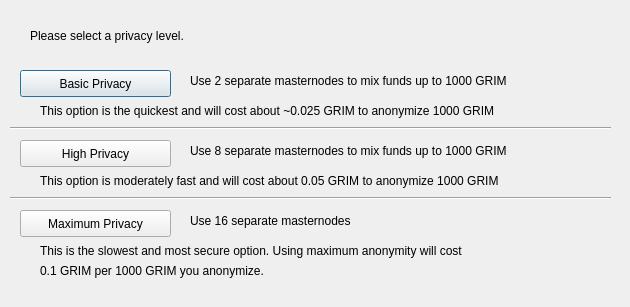
<?xml version="1.0" encoding="UTF-8"?>
<ui version="4.0">
 <class>DarksendConfig</class>
 <widget class="QDialog" name="DarksendConfig">
  <property name="geometry">
   <rect>
    <x>0</x>
    <y>0</y>
    <width>630</width>
    <height>307</height>
   </rect>
  </property>
  <property name="windowTitle">
   <string>Configure Darksend</string>
  </property>
  <widget class="QPushButton" name="buttonBasic">
   <property name="geometry">
    <rect>
     <x>20</x>
     <y>70</y>
     <width>151</width>
     <height>27</height>
    </rect>
   </property>
   <property name="text">
    <string>Basic Privacy</string>
   </property>
  </widget>
  <widget class="QPushButton" name="buttonHigh">
   <property name="geometry">
    <rect>
     <x>20</x>
     <y>140</y>
     <width>151</width>
     <height>27</height>
    </rect>
   </property>
   <property name="text">
    <string>High Privacy</string>
   </property>
  </widget>
  <widget class="QPushButton" name="buttonMax">
   <property name="geometry">
    <rect>
     <x>20</x>
     <y>210</y>
     <width>151</width>
     <height>27</height>
    </rect>
   </property>
   <property name="text">
    <string>Maximum Privacy</string>
   </property>
  </widget>
  <widget class="QLabel" name="label">
   <property name="geometry">
    <rect>
     <x>30</x>
     <y>20</y>
     <width>571</width>
     <height>31</height>
    </rect>
   </property>
   <property name="text">
    <string>Please select a privacy level.</string>
   </property>
  </widget>
  <widget class="QLabel" name="label_2">
   <property name="geometry">
    <rect>
     <x>190</x>
     <y>70</y>
     <width>421</width>
     <height>21</height>
    </rect>
   </property>
   <property name="text">
    <string>Use 2 separate masternodes to mix funds up to 1000 GRIM</string>
   </property>
  </widget>
  <widget class="QLabel" name="label_3">
   <property name="geometry">
    <rect>
     <x>190</x>
     <y>140</y>
     <width>411</width>
     <height>21</height>
    </rect>
   </property>
   <property name="text">
    <string>Use 8 separate masternodes to mix funds up to 1000 GRIM</string>
   </property>
  </widget>
  <widget class="QLabel" name="label_4">
   <property name="geometry">
    <rect>
     <x>190</x>
     <y>210</y>
     <width>421</width>
     <height>21</height>
    </rect>
   </property>
   <property name="text">
    <string>Use 16 separate masternodes</string>
   </property>
  </widget>
  <widget class="QLabel" name="label_6">
   <property name="geometry">
    <rect>
     <x>40</x>
     <y>100</y>
     <width>561</width>
     <height>21</height>
    </rect>
   </property>
   <property name="text">
    <string>This option is the quickest and will cost about ~0.025 GRIM to anonymize 1000 GRIM</string>
   </property>
  </widget>
  <widget class="QLabel" name="label_7">
   <property name="geometry">
    <rect>
     <x>40</x>
     <y>170</y>
     <width>561</width>
     <height>21</height>
    </rect>
   </property>
   <property name="text">
    <string>This option is moderately fast and will cost about 0.05 GRIM to anonymize 1000 GRIM</string>
   </property>
  </widget>
  <widget class="QLabel" name="label_8">
   <property name="geometry">
    <rect>
     <x>40</x>
     <y>240</y>
     <width>561</width>
     <height>21</height>
    </rect>
   </property>
   <property name="text">
    <string>This is the slowest and most secure option. Using maximum anonymity will cost</string>
   </property>
  </widget>
  <widget class="QLabel" name="label_9">
   <property name="geometry">
    <rect>
     <x>40</x>
     <y>260</y>
     <width>561</width>
     <height>21</height>
    </rect>
   </property>
   <property name="text">
    <string>0.1 GRIM per 1000 GRIM you anonymize.</string>
   </property>
  </widget>
  <widget class="Line" name="line">
   <property name="geometry">
    <rect>
     <x>10</x>
     <y>120</y>
     <width>601</width>
     <height>16</height>
    </rect>
   </property>
   <property name="orientation">
    <enum>Qt::Horizontal</enum>
   </property>
  </widget>
  <widget class="Line" name="line_2">
   <property name="geometry">
    <rect>
     <x>10</x>
     <y>190</y>
     <width>601</width>
     <height>16</height>
    </rect>
   </property>
   <property name="orientation">
    <enum>Qt::Horizontal</enum>
   </property>
  </widget>
 </widget>
 <resources/>
 <connections/>
</ui>
